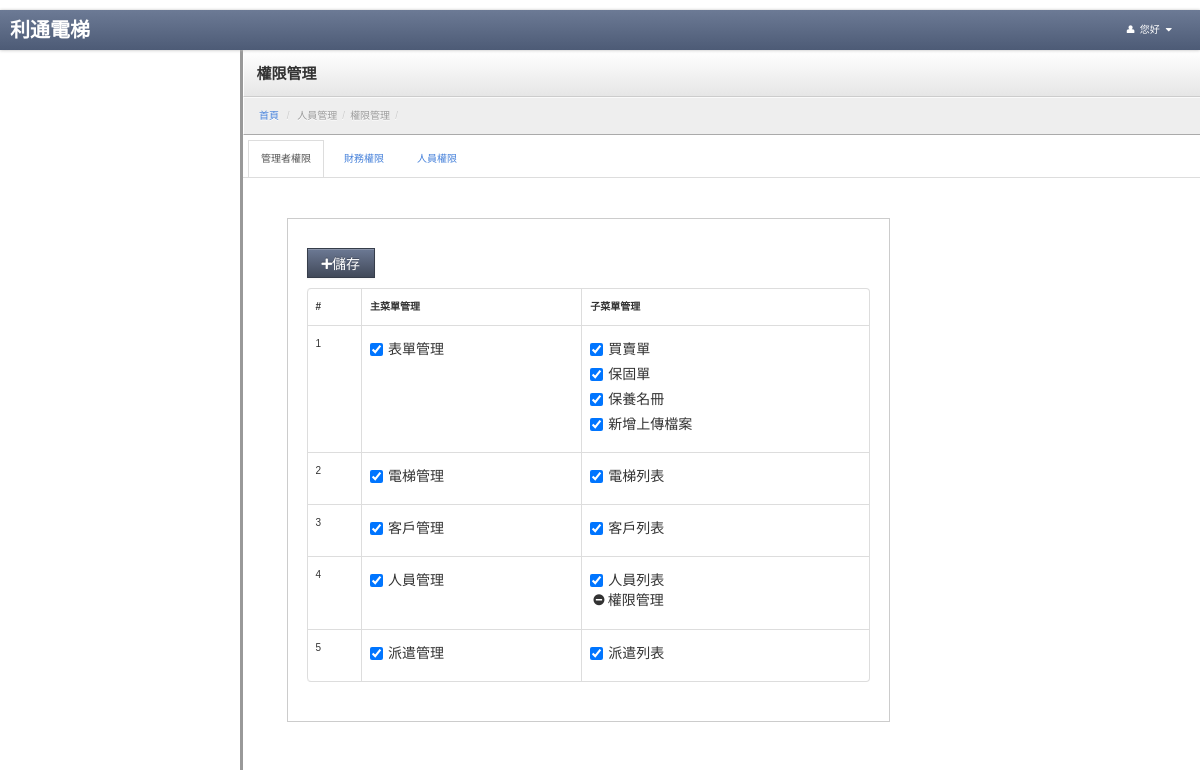
Before: /index.php/personal/personal_power_list with the older database file.
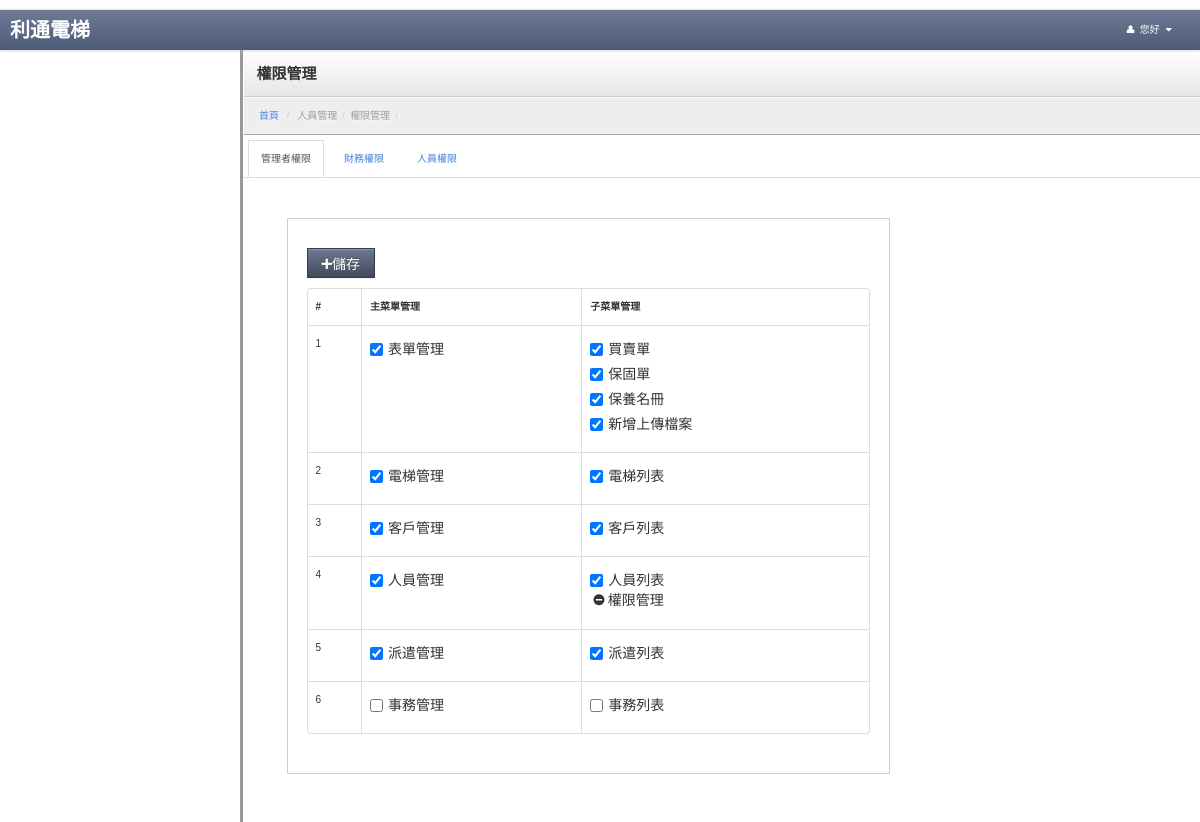
After: the same page with the newer database file.
### tables this page shows
CREATE TABLE `usermenu` (
  `menuid` int(5) NOT NULL AUTO_INCREMENT COMMENT '菜單ID',
  `parentid` int(5) NOT NULL DEFAULT '0' COMMENT '上層菜單',
  `title` varchar(30) NOT NULL COMMENT '標題',
  `controller` varchar(40) NOT NULL COMMENT '控制器',
  `actioner` varchar(40) NOT NULL COMMENT '動作',
  `icon` varchar(100) DEFAULT NULL,
  `ismenu` tinyint(1) NOT NULL DEFAULT '0' COMMENT '是否顯示',
  `sort` tinyint(4) NOT NULL DEFAULT '0' COMMENT '排序',
  `isdisabled` tinyint(1) NOT NULL DEFAULT '0' COMMENT '是否刪除',
  PRIMARY KEY (`menuid`)
);

### application/controllers/Personal.php (called while the page is built, shortened)
<?php
class Personal extends CI_Controller
{
	var $data = array();
	function __construct()
	{
        $this->load->model('public_tools');
        $this->load->model('m_personal_model');
		$this->load->library('datamodel');
		$this->load->library('Member');
        $this->load->library('pagination');
        $this->load->model('Usermenu_model');
	}
    public function personal_power_list()
    {
        $public_tools = new public_tools();
        $m_personal_model = new m_personal_model();
        $this->data['page_title'] = '權限管理';
        $this->data['breadcrumb_trail'] = $public_tools->breadcrumbTrail(array('人員管理','權限管理'));
        $iResult = $m_personal_model->getUsermenuData();
        $this->data['tabPane'] = array('admin_group','finance_group','employee_group');
        $this->data['list'] = $iResult['results'];
        $this->load->view('v_personal_power_list', $this->data);
    }
}

### index.php (called while the page is built, shortened)
<?php
require_once BASEPATH.'core/CodeIgniter.php';

### application/models/m_personal_model.php (called while the page is built, shortened)
<?php
class m_personal_model extends CI_Model
{
    public function getUsermenuData()
    {
        $sSql = "SELECT * FROM `config` where configkey in ('admin_group','finance_group','employee_group')";
        $query = $this->db->query($sSql);
        $menu_group=$query->result_array();
        foreach($menu_group as $k=>$v){
            $menu_group[$k]['configvalue'] = explode(',',$v['configvalue']);
        }
        $sSql = "SELECT * FROM `usermenu` where isdisabled !=1 and parentid = 0";
        $query = $this->db->query($sSql);
        $parentarray = $query->result_array();
        foreach ($parentarray as $k=>$v){
            $parentarray[$k]['admin_group'] = in_array($v['menuid'],$menu_group[0]['configvalue'])&&$menu_group[0]['configkey']=='admin_group'?1:0;
            $parentarray[$k]['finance_group'] = in_array($v['menuid'],$menu_group[1]['configvalue'])&&$menu_group[1]['configkey']=='finance_group'?1:0;
            $parentarray[$k]['employee_group'] = in_array($v['menuid'],$menu_group[2]['configvalue'])&&$menu_group[2]['configkey']=='employee_group'?1:0;
            $sSql = "SELECT * FROM `usermenu` where isdisabled !=1 and parentid = {$v['menuid']}";
            $query = $this->db->query($sSql);
            $parentarray[$k]['sub'] = $query->result_array();
            foreach ($parentarray[$k]['sub'] as $k1=>$v1){
                $parentarray[$k]['sub'][$k1]['admin_group'] = in_array($v1['menuid'],$menu_group[0]['configvalue'])&&$menu_group[0]['configkey']=='admin_group'?1:0;
                $parentarray[$k]['sub'][$k1]['finance_group'] = in_array($v1['menuid'],$menu_group[1]['configvalue'])&&$menu_group[1]['configkey']=='finance_group'?1:0;
                $parentarray[$k]['sub'][$k1]['employee_group'] = in_array($v1['menuid'],$menu_group[2]['configvalue'])&&$menu_group[2]['configkey']=='employee_group'?1:0;
            }
        }
        $data['results'] = $parentarray;
        return $data;
    }
}

### application/views/v_personal_power_list.php (the view, shortened to what the changed rows need)
<!DOCTYPE html>
<html lang="en">
<?php
include "head.php";
?>
<body>
<link rel="stylesheet" href="<?= base_url("js/jquery/jquery-ui.min.css"); ?>">
<link rel="stylesheet" href="jqueryui/style.css">
<div class="content">
    <div class="header">
        <h1 class="page-title"><?=$this->data['page_title']?></h1>
    </div>
    <ul class="breadcrumb">
        <li><a href="<?=base_url("/mainpage/index")?>">首頁</a> <span class="divider">/</span></li>
        <?=$this->data['breadcrumb_trail']?>
    </ul>
    <div class="container-fluid">
        <div class="row-fluid">
            <div id="myTabContent" class="tab-content">
                <?php foreach($this->data['tabPane'] as $vTabPane): ?>
                <div class="tab-pane <?=$vTabPane=='admin_group'?'active':'' ?> in" id="<?='view_'.$vTabPane ?>">
                    <form id="tab" name="fomr1" action="<?=site_url("/personal/personal_power_list")?>" method="post">
                        <div class="span8">
                            <div class="well">
                                <div class="btn-toolbar">
                                    <button class="btn btn-primary" type="submit"><i class="icon-plus"></i>儲存</button>
                                </div>
                                <table class="table table-bordered">
                                    <thead>
                                    <tr>
                                        <th>#</th>
                                        <th>主菜單管理</th>
                                        <th>子菜單管理</th>
                                    </tr>
                                    </thead>
                                    <tbody>
                                    <?php foreach ($this->data['list'] as $k => $v): ?>
                                        <tr>
                                            <td><?= $v['menuid'] ?></td>
                                            <td>
                                                <label class="checkbox inline">
                                                    <input type="checkbox" id="inlineCheckbox" name="sport[]"
                                                           value="<?= $v['menuid'] ?>" <?= $v[$vTabPane] == 1 ? 'checked' : '' ?> > <?= $v['title'] ?>
                                                </label>
                                            </td>
                                            <td>
                                                <ul class="unstyled">
                                                    <?php foreach ($v['sub'] as $k1 => $v1): ?>
                                                        <li>
                                                            <?php if($v1['actioner']=='personal_power_list' && $vTabPane=='admin_group'):?>
                                                            <label>
                                                                <i class="icon-minus-sign"></i><?= $v1['title'] ?>
                                                            </label>
                                                            <?php elseif($v1['actioner']=='personal_power_list'): ?>
                                                            <?php else:?>
                                                            <label class="checkbox inline">
                                                                <input type="checkbox" id="inlineCheckbox"
                                                                       name="sport[]"
                                                                       value="<?= $v1['menuid'] ?>" <?= $v1[$vTabPane] == 1 ? 'checked' : '' ?> > <?= $v1['title'] ?>
                                                            </label>
                                                            <?php endif;?>
                                                        </li>
                                                    <?php endforeach; ?>
                                                </ul>
                                            </td>
                                        </tr>
                                    <?php endforeach; ?>
                                    </tbody>
                                </table>
                            </div>
                        </div>
                    </form>
                </div>
                <?php endforeach;?>
            </div>
        </div>
    </div>
</div>
</body>
</html>

### application/models/public_tools.php (shortened to what the changed rows need)
<?php
class Public_tools extends CI_Model
{
	public function breadcrumbTrail($data = array())
	{
        $results ='';
        foreach ($data as $v){
            $results .= '<li class="active">'.$v.'<span class="divider">/</span></li>';
        }
        return $results;
	}
}

Changed rows visible on the page:
now on this page (row edited): usermenu: menuid "6", title "事務管理"
now on this page (row edited): usermenu: title "事務列表", shown under "6"
